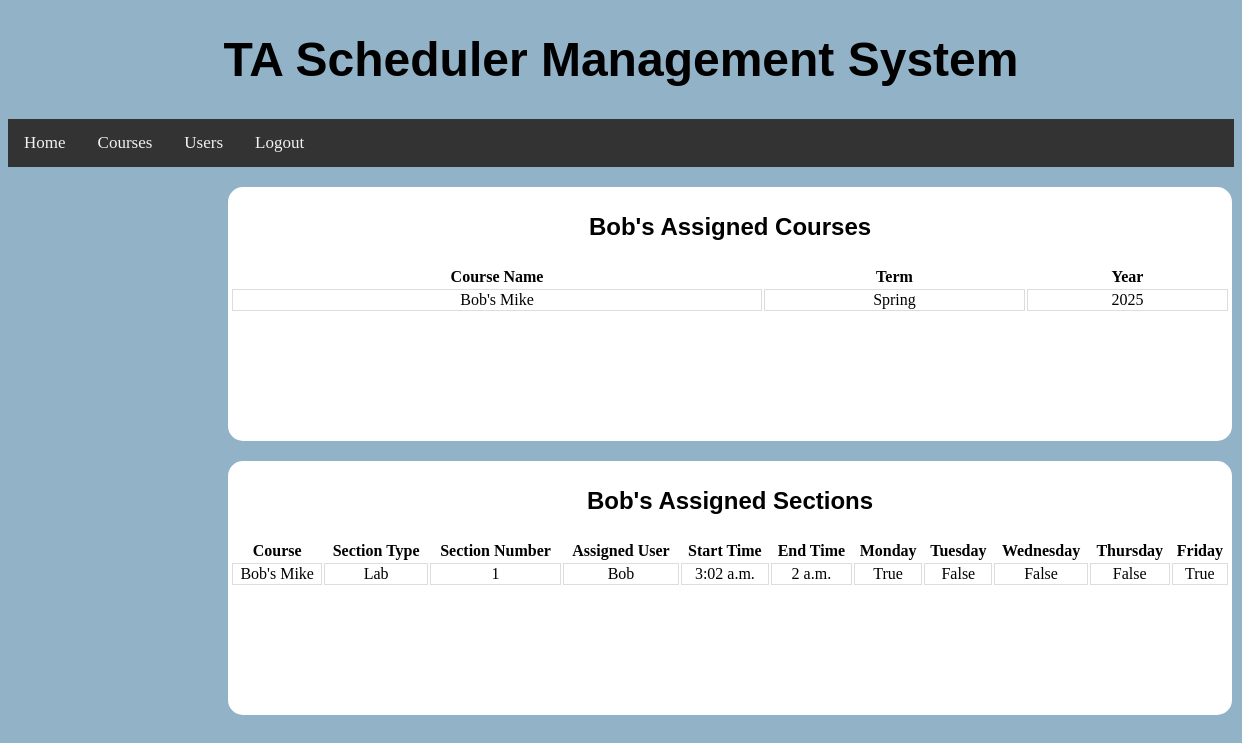
Screenshot of /users/userAssignments/ (signed in) with the database file from the repository.
### BackendWork/models.py (models this page shows, shortened)
class MyUser(models.Model):
    ROLE_CHOICES = (('Teaching Assistant', 'TEACHING_ASSISTANT'), ('Instructor', 'INSTRUCTOR'), ('Admin', 'ADMIN'))
    username = models.CharField(max_length=20, unique=True)
    password = models.CharField(max_length=20)
    name = models.CharField(max_length=20)
    email = models.CharField(max_length=20)
    address = models.CharField(max_length=72)
    phone = models.CharField(max_length=10)
    role = models.CharField(max_length=30, choices=ROLE_CHOICES, default='Teaching Assistant')
    assignedClasses = models.ManyToManyField(ClassList, null=True, blank=True)
    def __str__(self):
        return self.username

class ClassList(models.Model):
    TERM_CHOICES = (('Summer', 'SUMMER'), ('Fall', 'FALL'), ('Winter', 'WINTER'), ('Spring', 'SPRING'))
    name = models.CharField(max_length=20, unique=True)
    term = models.CharField(max_length=30, choices=TERM_CHOICES, default='Fall')
    year = models.IntegerField(default=2022)
    def __str__(self):
        return self.name

class Section(models.Model):
    SCHEDULE_CHOICES = (('Sunday', 'SUNDAY'), ('Monday', 'MONDAY'), ('Tuesday', 'TUESDAY'), ('Wednesday', 'WEDNESDAY'), ('Thursday', 'THURSDAY'), ('Friday', 'FRIDAY'), ('Saturday', 'SATURDAY'))
    SECTION_TYPE_CHOICES = (('Discussion', 'DISCUSSION'), ('Lab', 'LAB'), ('Lecture', 'LECTURE'))
    Class = models.ForeignKey(ClassList, on_delete=models.SET_NULL, null=True)
    assignedUser = models.ForeignKey(MyUser, on_delete=models.SET_NULL, null=True, blank=True)
    sectionNumber = models.IntegerField(default=0)
    sectionType = models.CharField(max_length=30, choices=SECTION_TYPE_CHOICES, default='Discussion')
    monday = models.BooleanField(default=False)
    tuesday = models.BooleanField(default=False)
    wednesday = models.BooleanField(default=False)
    thursday = models.BooleanField(default=False)
    friday = models.BooleanField(default=False)
    startTime = models.TimeField(default=time(0,0,0))
    endTime = models.TimeField(default=time(0,0,0))

### BackendWork/views.py (the view)
# urls.py: path("users/userAssignments/", UserAssignments.as_view()),
class UserAssignments(View):
    def get(self, request):
        return render(request, "userAssignments.html",
                      {'sessionUser': MyUser.objects.get(username=request.session['user']),
                       'viewingUser': MyUser.objects.get(username=request.session['userAssignments']),
                       'courses': MyUser.objects.get(username=request.session['userAssignments']).assignedClasses.all(),
                       'sections': Section.objects.filter(
                           assignedUser=MyUser.objects.get(username=request.session['userAssignments']))})

### templates/userAssignments.html (shortened to what this page needs)
{% load static %}
<!DOCTYPE html>
<html lang="en">
<head>
    <link rel="stylesheet" type="text/css" href="{% static 'css/courses.css' %}"/>
</head>
<div class="navContainer">
    <header class="header">
        <h1><a>TA Scheduler Management System</a></h1>
    </header>
    <div class="navigation">
        <li><a href="/home/">Home</a></li>
        <li><a href="/courses/">Courses</a></li>
        <li><a href="/users/">Users</a></li>
        <li><a href="/">Logout</a></li>
    </div>
</div>
<body>
<div class="container">
    <p class=header>{{ viewingUser.username }}'s Assigned Courses</p>
    <div class="containerbox">
        <table>
            <tr>
                <th>Course Name</th>
                <th>Term</th>
                <th>Year</th>
            </tr>
                {% for i in courses %}
                    <tr><td>{{ i.name }}</td>
                    <td>{{ i.term }}</td>
                    <td>{{ i.year }}</td></tr>
                {% endfor %}
        </table>
    </div>
</div>
<div class="container">
    <p class=header>{{ viewingUser.username }}'s Assigned Sections</p>
    <div class="containerbox">
        <table>
            <tr>
                <th>Course</th>
                <th>Section Type</th>
                <th>Section Number</th>
                <th>Assigned User</th>
                <th>Start Time</th>
                <th>End Time</th>
                <th>Monday</th>
                <th>Tuesday</th>
                <th>Wednesday</th>
                <th>Thursday</th>
                <th>Friday</th>
            </tr>
                {% for i in sections %}
                    <tr>
                    <td>{{ i.Class }}</td>
                    <td>{{ i.sectionType }}</td>
                    <td>{{ i.sectionNumber }}</td>
                    <td>{{ i.assignedUser }}</td>
                    <td>{{ i.startTime }}</td>
                    <td>{{ i.endTime }}</td>
                    <td>{{ i.monday }}</td>
                    <td>{{ i.tuesday }}</td>
                    <td>{{ i.wednesday }}</td>
                    <td>{{ i.thursday }}</td>
                    <td>{{ i.friday }}</td>
                    </tr>
                {% endfor %}
        </table>
    </div>
</div>
</body>
</html>

### TAScheduler/static/css/courses.css (style rules this page uses)
html { background: rgb(145, 178, 199); }
.navigation { list-style-type: none; background-color: #333; position: sticky; width: 100%; overflow: auto; }
.navigation li a { float: left; color: #f2f2f2; text-align: center; padding: 14px 16px; text-decoration: none; font-size: 17px; background-color: #333; }
.header { font-family: 'Ubuntu', sans-serif; font-weight: bold; font-size: 24px; text-align: center; }
.container { margin-top: 20px; width: 1000px; height: 250px; flex-direction: row; justify-content: center; align-items: center; margin-bottom: 6px; margin-left: 220px; border: 2px solid White; border-radius: 15px; background: white; text-align: center; }
.containerbox { display: grid; gap: 50px; }
.th, td { border-bottom: 1px solid #ddd; border-left: 1px solid #ddd; border-top: 1px solid #ddd; border-right: 1px solid #ddd; }

### rows the page displays
MyUser: username "Bob"
ClassList: name "Bob's Mike", term "Spring", year "2025"
Section: Class "Bob's Mike", sectionType "Lab", sectionNumber "1", assignedUser "Bob", startTime "3:02 a.m.", endTime "2 a.m.", monday "True", tuesday "False", wednesday "False", thursday "False", friday "True"
